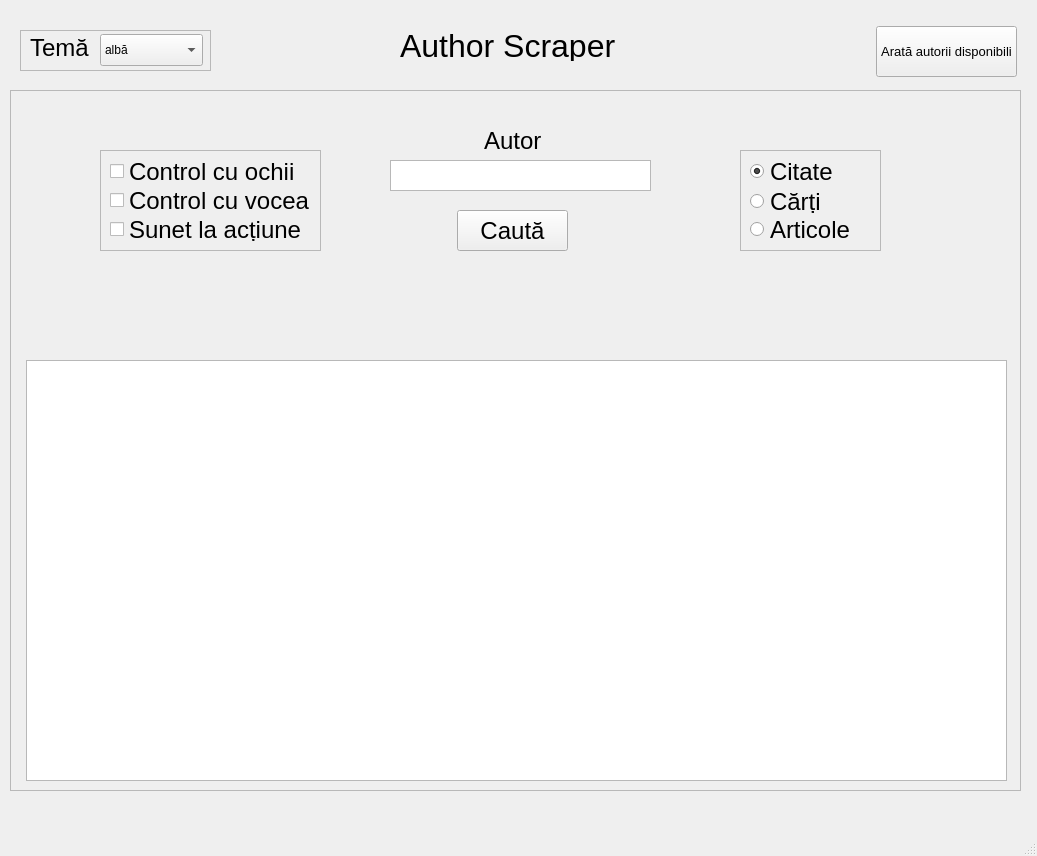
<?xml version="1.0" encoding="UTF-8"?>
<ui version="4.0">
 <class>IOC</class>
 <widget class="QMainWindow" name="IOC">
  <property name="geometry">
   <rect>
    <x>0</x>
    <y>0</y>
    <width>1037</width>
    <height>856</height>
   </rect>
  </property>
  <property name="windowTitle">
   <string>Author Scraper</string>
  </property>
  <widget class="QWidget" name="centralwidget">
   <widget class="QLabel" name="titleLabel">
    <property name="geometry">
     <rect>
      <x>400</x>
      <y>30</y>
      <width>231</width>
      <height>31</height>
     </rect>
    </property>
    <property name="font">
     <font>
      <pointsize>24</pointsize>
     </font>
    </property>
    <property name="text">
     <string>Author Scraper</string>
    </property>
   </widget>
   <widget class="QFrame" name="appFrame">
    <property name="geometry">
     <rect>
      <x>10</x>
      <y>90</y>
      <width>1011</width>
      <height>701</height>
     </rect>
    </property>
    <property name="frameShape">
     <enum>QFrame::StyledPanel</enum>
    </property>
    <property name="frameShadow">
     <enum>QFrame::Raised</enum>
    </property>
    <widget class="QPlainTextEdit" name="autorText">
     <property name="geometry">
      <rect>
       <x>380</x>
       <y>70</y>
       <width>261</width>
       <height>31</height>
      </rect>
     </property>
    </widget>
    <widget class="QLabel" name="authorLabel">
     <property name="geometry">
      <rect>
       <x>474</x>
       <y>40</y>
       <width>71</width>
       <height>21</height>
      </rect>
     </property>
     <property name="font">
      <font>
       <pointsize>18</pointsize>
      </font>
     </property>
     <property name="text">
      <string>Autor</string>
     </property>
    </widget>
    <widget class="QFrame" name="whatFrame">
     <property name="geometry">
      <rect>
       <x>730</x>
       <y>60</y>
       <width>141</width>
       <height>101</height>
      </rect>
     </property>
     <property name="frameShape">
      <enum>QFrame::StyledPanel</enum>
     </property>
     <property name="frameShadow">
      <enum>QFrame::Raised</enum>
     </property>
     <widget class="QRadioButton" name="quotesRadio">
      <property name="geometry">
       <rect>
        <x>10</x>
        <y>10</y>
        <width>112</width>
        <height>23</height>
       </rect>
      </property>
      <property name="font">
       <font>
        <pointsize>18</pointsize>
       </font>
      </property>
      <property name="text">
       <string>Citate</string>
      </property>
      <property name="checked">
       <bool>true</bool>
      </property>
     </widget>
     <widget class="QRadioButton" name="booksRadio">
      <property name="geometry">
       <rect>
        <x>10</x>
        <y>40</y>
        <width>112</width>
        <height>23</height>
       </rect>
      </property>
      <property name="font">
       <font>
        <pointsize>18</pointsize>
       </font>
      </property>
      <property name="text">
       <string>Cărți</string>
      </property>
     </widget>
     <widget class="QRadioButton" name="articleRadio">
      <property name="geometry">
       <rect>
        <x>10</x>
        <y>68</y>
        <width>112</width>
        <height>23</height>
       </rect>
      </property>
      <property name="font">
       <font>
        <pointsize>18</pointsize>
       </font>
      </property>
      <property name="text">
       <string>Articole</string>
      </property>
     </widget>
    </widget>
    <widget class="QPushButton" name="searchButton">
     <property name="geometry">
      <rect>
       <x>447</x>
       <y>120</y>
       <width>111</width>
       <height>41</height>
      </rect>
     </property>
     <property name="font">
      <font>
       <pointsize>18</pointsize>
      </font>
     </property>
     <property name="text">
      <string>Caută</string>
     </property>
    </widget>
    <widget class="QFrame" name="controlFrame">
     <property name="geometry">
      <rect>
       <x>90</x>
       <y>60</y>
       <width>221</width>
       <height>101</height>
      </rect>
     </property>
     <property name="frameShape">
      <enum>QFrame::StyledPanel</enum>
     </property>
     <property name="frameShadow">
      <enum>QFrame::Raised</enum>
     </property>
     <layout class="QGridLayout" name="gridLayout">
      <item row="1" column="0">
       <widget class="QCheckBox" name="isEyeControlEnabled">
        <property name="font">
         <font>
          <pointsize>18</pointsize>
         </font>
        </property>
        <property name="text">
         <string>Control cu ochii</string>
        </property>
       </widget>
      </item>
      <item row="2" column="0">
       <widget class="QCheckBox" name="isVoiceControlEnabled">
        <property name="enabled">
         <bool>true</bool>
        </property>
        <property name="font">
         <font>
          <pointsize>18</pointsize>
         </font>
        </property>
        <property name="text">
         <string>Control cu vocea</string>
        </property>
        <property name="checked">
         <bool>false</bool>
        </property>
        <property name="autoRepeat">
         <bool>false</bool>
        </property>
       </widget>
      </item>
      <item row="3" column="0">
       <widget class="QCheckBox" name="isSpeechEnabled">
        <property name="font">
         <font>
          <pointsize>18</pointsize>
         </font>
        </property>
        <property name="text">
         <string>Sunet la acțiune</string>
        </property>
        <property name="checked">
         <bool>false</bool>
        </property>
       </widget>
      </item>
     </layout>
    </widget>
    <widget class="QTableWidget" name="tableWidget">
     <property name="geometry">
      <rect>
       <x>16</x>
       <y>270</y>
       <width>981</width>
       <height>421</height>
      </rect>
     </property>
     <property name="font">
      <font>
       <pointsize>18</pointsize>
      </font>
     </property>
     <property name="editTriggers">
      <set>QAbstractItemView::NoEditTriggers</set>
     </property>
     <property name="selectionMode">
      <enum>QAbstractItemView::SingleSelection</enum>
     </property>
     <attribute name="horizontalHeaderCascadingSectionResizes">
      <bool>false</bool>
     </attribute>
     <attribute name="horizontalHeaderHighlightSections">
      <bool>true</bool>
     </attribute>
    </widget>
    <widget class="QLabel" name="notificationLabel">
     <property name="geometry">
      <rect>
       <x>400</x>
       <y>230</y>
       <width>211</width>
       <height>31</height>
      </rect>
     </property>
     <property name="styleSheet">
      <string notr="true">color: red;</string>
     </property>
     <property name="text">
      <string/>
     </property>
     <property name="alignment">
      <set>Qt::AlignCenter</set>
     </property>
     <property name="wordWrap">
      <bool>true</bool>
     </property>
    </widget>
    <zorder>controlFrame</zorder>
    <zorder>whatFrame</zorder>
    <zorder>autorText</zorder>
    <zorder>authorLabel</zorder>
    <zorder>searchButton</zorder>
    <zorder>tableWidget</zorder>
    <zorder>notificationLabel</zorder>
   </widget>
   <widget class="QFrame" name="frame">
    <property name="geometry">
     <rect>
      <x>20</x>
      <y>30</y>
      <width>191</width>
      <height>41</height>
     </rect>
    </property>
    <property name="frameShape">
     <enum>QFrame::StyledPanel</enum>
    </property>
    <property name="frameShadow">
     <enum>QFrame::Raised</enum>
    </property>
    <widget class="QLabel" name="themeLabel">
     <property name="geometry">
      <rect>
       <x>10</x>
       <y>7</y>
       <width>61</width>
       <height>21</height>
      </rect>
     </property>
     <property name="font">
      <font>
       <pointsize>18</pointsize>
      </font>
     </property>
     <property name="text">
      <string>Temă</string>
     </property>
    </widget>
    <widget class="QComboBox" name="themeComboBox">
     <property name="geometry">
      <rect>
       <x>80</x>
       <y>4</y>
       <width>103</width>
       <height>32</height>
      </rect>
     </property>
     <item>
      <property name="text">
       <string>albă</string>
      </property>
     </item>
     <item>
      <property name="text">
       <string>neagră</string>
      </property>
     </item>
     <item>
      <property name="text">
       <string>albastră</string>
      </property>
     </item>
    </widget>
   </widget>
   <widget class="QPushButton" name="showAuthorsButton">
    <property name="geometry">
     <rect>
      <x>876</x>
      <y>26</y>
      <width>141</width>
      <height>51</height>
     </rect>
    </property>
    <property name="font">
     <font>
      <pointsize>10</pointsize>
     </font>
    </property>
    <property name="text">
     <string>Arată autorii disponibili</string>
    </property>
   </widget>
  </widget>
  <widget class="QStatusBar" name="statusbar"/>
 </widget>
 <resources/>
 <connections/>
</ui>
